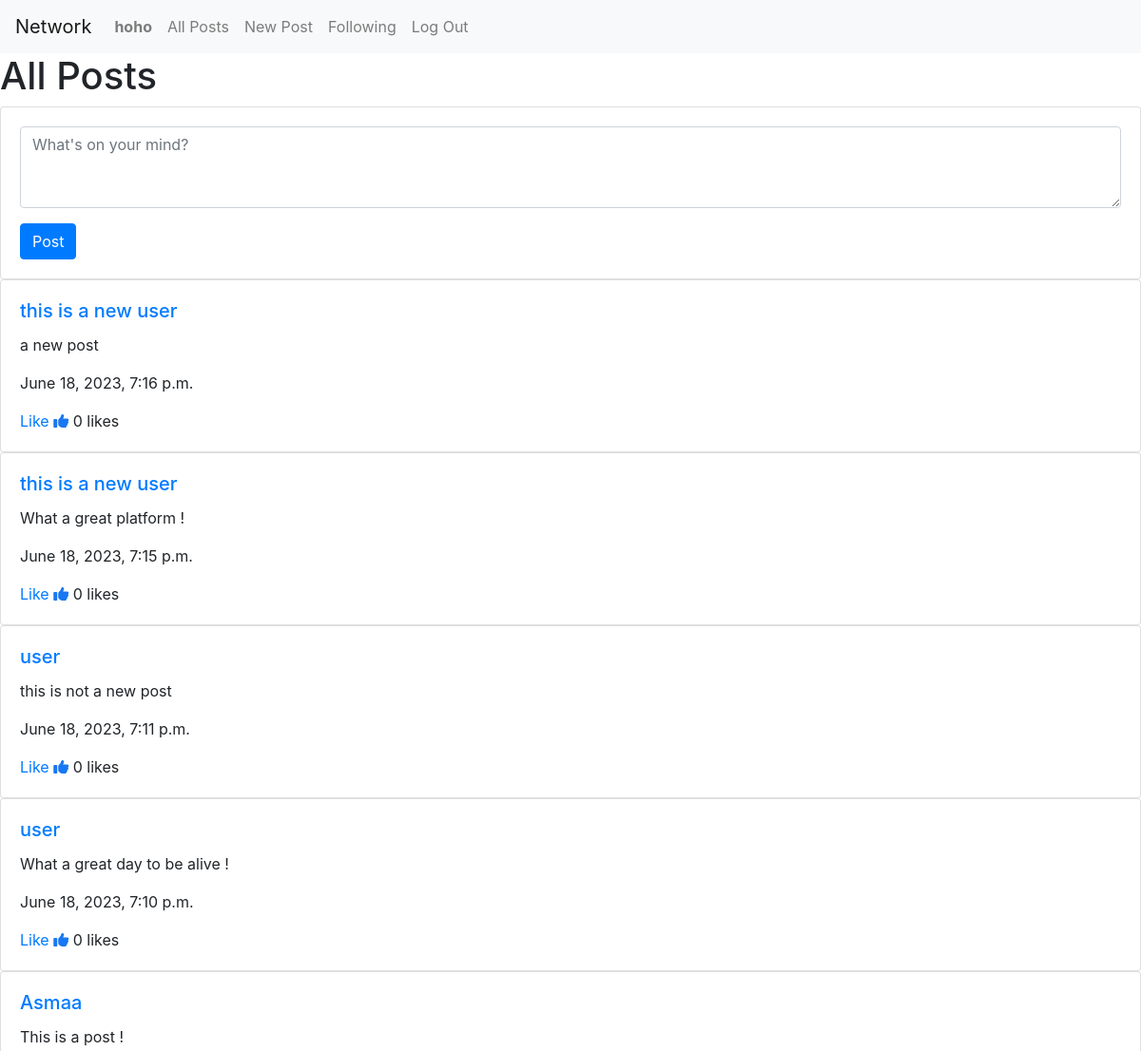
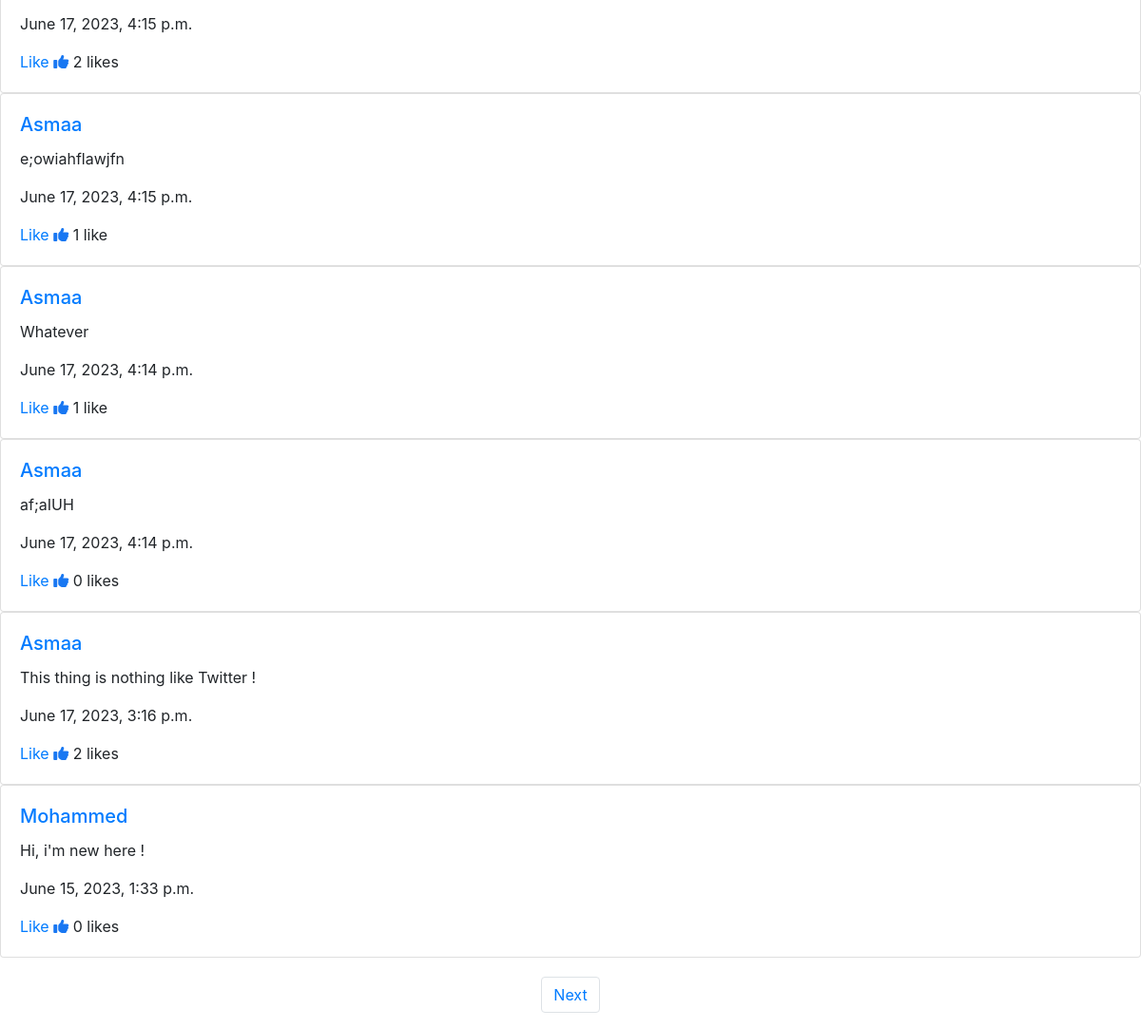
Screenshot of / (signed in) with the database file from the repository (2 pictures, top to bottom).
### network/models.py (models this page shows)
class User(AbstractUser):
    pass

class Post(models.Model):
    content = models.CharField(max_length=500)
    timestamp = models.DateTimeField(auto_now_add=True)
    user = models.ForeignKey(User, on_delete=models.CASCADE, related_name="posts")
    likes = models.ManyToManyField(User, blank=True, related_name="liked_posts")

### network/views.py (the view)
# urls.py: path("", views.index, name="index"),
def index(request):
    posts = Post.objects.order_by("-timestamp").all()
    paginator = Paginator(posts, 10 )
    pageNumber = request.GET.get("page")
    pagePosts = paginator.get_page(pageNumber)
    return render(request, "network/index.html", {"pageNumber": pageNumber, "pagePosts": pagePosts})

### network/templates/network/index.html (shortened to what this page needs)
{% extends "network/layout.html" %}
{% load static %}
{% block body %}
<h1>All Posts</h1>
{% if user.is_authenticated %}
    <div class="card">
    <div class="card-body">
        <form action="{% url 'new_post' %}" method="post">
        <div class="form-group">
            <textarea
            class="form-control"
            name="content"
            id="content"
            rows="3"
            placeholder="What's on your mind?"
            ></textarea>
        </div>
        <button type="submit" class="btn btn-primary">Post</button>
        </form>
    </div>
    </div>
{% endif %}
  {% for post in pagePosts %}
  <div class="card" id="post-{{ post.id }}" data-postid="{{ post.id }}">
    <div class="card-body" data-postid="{{ post.id }}">
      <a href="{% url 'profile' post.user %}"> <h5 class="card-title">{{ post.user }}</h5></a>
      <p class="card-text" id="post-content-{{ post.id }}">{{ post.content }}</p>
      <p class="card-text">{{ post.timestamp }}</p>
      <p class="card-text">
        <a href="" class="like" id="like-btn-{{ post.id }}" data-postid="{{ post.id }}">Like</a>
        <i class="fas fa-thumbs-up" id="like-{{post.id}}" style="color: #1877F2;"></i>
        {{ post.likes.count }}
        {% if post.likes.count != 1 %}likes{% else %}like{% endif %}
      </p>
    </div>
  </div>
  {% endfor %}
  <nav aria-label="Page navigation example" style="margin-top: 20px;">
    <ul class="pagination d-flex justify-content-center">
    {% if pagePosts.has_next %}
      <li class="page-item"><a class="page-link" href="?page={{ pagePosts.next_page_number }}">Next</a></li>
    {%endif%}
    </ul>
  </nav>
  {% endblock %}

### network/templates/network/layout.html (shortened to what this page needs)
{% load static %}
<!DOCTYPE html>
<html lang="en">
  <head>
    <link
      rel="stylesheet"
      href="https://stackpath.bootstrapcdn.com/bootstrap/4.4.1/css/bootstrap.min.css"
      />
    <link href="{% static 'network/styles.css' %}" rel="stylesheet" />
  </head>
  <body>
    <nav class="navbar navbar-expand-lg navbar-light bg-light">
      <a class="navbar-brand" href="{% url 'index' %}">Network</a>
      <div>
        <ul class="navbar-nav mr-auto">
          {% if user.is_authenticated %}
          <li class="nav-item">
            <a class="nav-link" href="{% url 'profile' user.username %}"
              ><strong>{{ user.username }}</strong></a
            >
          </li>
          {% endif %}
          <li class="nav-item">
            <a class="nav-link" href="{% url 'index' %}">All Posts</a>
          </li>
          {% if user.is_authenticated %}
          <li class="nav-item">
            <a class="nav-link" href="{% url 'new_post' %}">New Post</a>
          </li>
          <li class="nav-item">
            <a class="nav-link" href="{% url 'following' %}">Following</a>
          </li>
          <li class="nav-item">
            <a class="nav-link" href="{% url 'logout' %}">Log Out</a>
          </li>
          {% endif %}
        </ul>
      </div>
    </nav>
    <div class="body">{% block body %} {% endblock %}</div>
  </body>
</html>

### rows the page displays
User: username "hoho"
Post: user "this is a new user", content "a new post", timestamp "June 18, 2023, 7:16 p.m.", likes.count "0"
Post: user "this is a new user", content "What a great platform !", timestamp "June 18, 2023, 7:15 p.m.", likes.count "0"
Post: user "user", content "this is not a new post", timestamp "June 18, 2023, 7:11 p.m.", likes.count "0"
Post: user "user", content "What a great day to be alive !", timestamp "June 18, 2023, 7:10 p.m.", likes.count "0"
Post: user "Asmaa", content "This is a post !", timestamp "June 17, 2023, 4:15 p.m.", likes.count "2"
Post: user "Asmaa", content "e;owiahflawjfn", timestamp "June 17, 2023, 4:15 p.m.", likes.count "1"
Post: user "Asmaa", content "Whatever", timestamp "June 17, 2023, 4:14 p.m.", likes.count "1"
Post: user "Asmaa", content "af;aIUH", timestamp "June 17, 2023, 4:14 p.m.", likes.count "0"
Post: user "Asmaa", content "This thing is nothing like Twitter !", timestamp "June 17, 2023, 3:16 p.m.", likes.count "2"
Post: user "Mohammed", content "Hi, i'm new here !", timestamp "June 15, 2023, 1:33 p.m.", likes.count "0"
